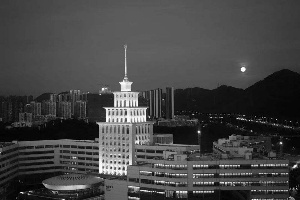
#> input picture 2022-DIP-Project1/Q1_image/test_2.jpg, 300 x 200 px
$ python exp1.py
#> lines starting #> are read from the running program, lines starting #| are printed output that depends on the picture
### 2022-DIP-Project1/code/utils.py
import numpy as np
from PIL import Image
import matplotlib.pyplot as plt


def readimage(path: str) -> np.ndarray:
#> called with path = '../Q1_image/test_2.jpg'
    img = Image.open(path)
#> img is the input picture: PIL image 300x200 L; min 0, max 255, mean 68.2
    img = np.array(img)  # noqa
    return img


def saveimage(img: np.ndarray, path: str) -> None:
    img = Image.fromarray(img)
    img.save(path)
    print(f'Image is successfully saved to {path}.')


def showimage(img: np.ndarray) -> None:
    img = Image.fromarray(img)
    img.show()


def show_histogram(img: np.ndarray, title: str):
#> called with title = 'original histogram'
    fig, ax = plt.subplots(1, 1)
    ax.hist(img.flatten(), bins=np.arange(256))
    ax.set_title(title)
    plt.show()
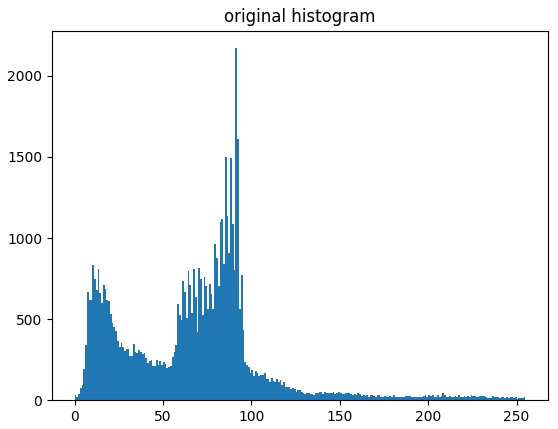
#> figure drawn by matplotlib, 1 panel; tallest bar 2171 high, from x = 91 to 92
    plt.close(fig)

### 2022-DIP-Project1/code/exp1.py
import numpy as np

from utils import readimage, saveimage, showimage, show_histogram


def HistogramEqualization(img: np.ndarray):
    show_histogram(img, title='original histogram')
    bins = np.array([(img == i).sum() for i in range(256)])
#> bins = 256 values, max 2171 at index 91, min 9 at index 250, mean 234.4
    probs = bins / bins.sum()
#> probs = 256 values, max 0.0362 at index 91, min 0.00015 at index 250, mean 0.00391
    eq_bins = 255 * np.cumsum(probs)
#> eq_bins = 256 values from 0.145 to 255
    eq_bins = np.round(eq_bins).astype(np.uint8)
#> eq_bins = 256 values from 0 to 255
    eq_img = np.array([eq_bins[i] for i in img.flatten()]).reshape(*img.shape)
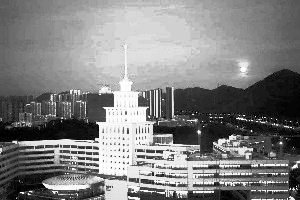
#> eq_img: shape (200, 300); min 0, max 255, mean 129
    show_histogram(eq_img, title='histogram after equalization')
#> call 2 of show_histogram, with title = 'histogram after equalization'
#> in show_histogram (call 2), `plt.show()`:
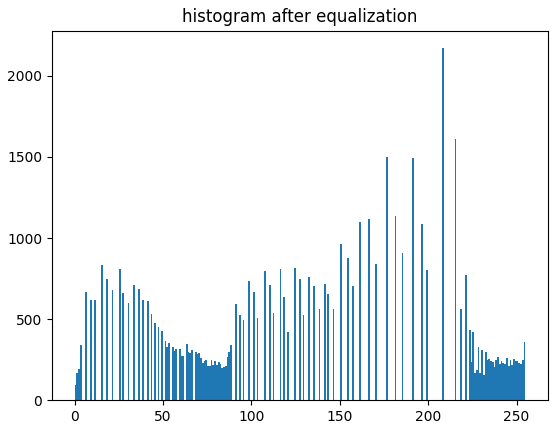
#> figure drawn by matplotlib, 1 panel; tallest bar 2171 high, from x = 208 to 209
    showimage(eq_img)
    saveimage(eq_img, './output_1.png')


if __name__ == '__main__':
    img = readimage('../Q1_image/test_2.jpg')
    HistogramEqualization(img)
